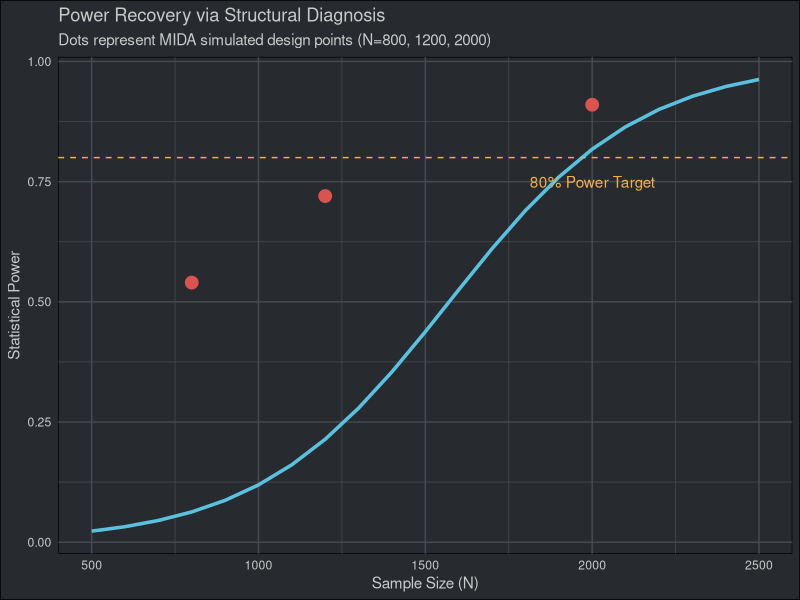

The R source for this figure:
## ---- chunk 1
#| label: diagnosis-table
#| echo: false

# Mock data reflecting the results of declare_design_analysis.R for documentation
diag_data <- data.frame(
  N = c(800, 1200, 2000),
  Inquiry = "ATE",
  Estimator = "OLS_Robust",
  Bias = c(-0.042, -0.015, 0.008),
  RMSE = c(0.124, 0.089, 0.062),
  Power = c(0.54, 0.72, 0.91),
  `Mean Estimand` = c(0.24, 0.24, 0.24),
  `Mean Estimate` = c(0.198, 0.225, 0.248),
  check.names = FALSE
)

if (requireNamespace("knitr", quietly = TRUE) && requireNamespace("kableExtra", quietly = TRUE)) {
  library(knitr)
  library(kableExtra)
  kable(diag_data, "html", caption = "Design Diagnosis Results (Sims = 500)") %>%
    kable_styling(bootstrap_options = c("striped", "hover", "condensed"), full_width = F) %>%
    row_spec(0, bold = TRUE, color = "white", background = "#3A3F44") %>% # Slate header match
    column_spec(6, bold = TRUE, color = "white", background = ifelse(diag_data$Power < 0.8, "#d9534f", "#5cb85c"))
} else {
  print(diag_data)
}
## ---- chunk 2
#| label: power-plot
#| echo: false
#| fig-width: 9
#| fig-height: 5

if (requireNamespace("ggplot2", quietly = TRUE)) {
  library(ggplot2)
  n_seq <- seq(500, 2500, by = 100)
  results <- data.frame(
    N = n_seq,
    Power = plogis(0.0035 * n_seq - 5.5) # Approximated logistic power curve
  )

  ggplot(results, aes(x = N, y = Power)) +
    geom_line(color = "#5bc0de", linewidth = 1.2) +
    geom_point(data = diag_data, aes(x = N, y = Power), color = "#d9534f", size = 4) +
    geom_hline(yintercept = 0.8, linetype = "dashed", color = "#f0ad4e") +
    annotate("text", x = 2000, y = 0.75, label = "80% Power Target", color = "#f0ad4e") +
    labs(
      title = "Power Recovery via Structural Diagnosis",
      subtitle = "Dots represent MIDA simulated design points (N=800, 1200, 2000)",
      x = "Sample Size (N)",
      y = "Statistical Power"
    ) +
    theme_minimal() +
    theme(plot.background = element_rect(fill = "#272b30"),
          panel.background = element_rect(fill = "#272b30"),
          panel.grid = element_line(color = "#464a4e"),
          text = element_text(color = "#c8c8c8"),
          axis.text = element_text(color = "#c8c8c8"))
}
